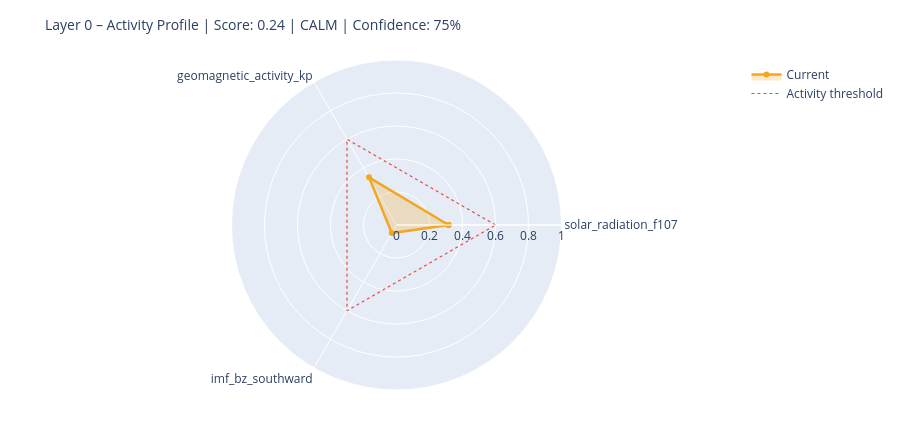

The cell this chart's notebook holds for it:
### Markdown cell above
---
## 6. State Assessment & Handoff to Layer 1

### Code cell
# ============================================================
# STEP 1 – Collect raw values with source modes
# Mode: 'primary' | 'fallback_3h' | 'last_valid' | 'missing'
# ============================================================

def safe_last(df, col):
    if df is None or col not in df.columns: return None
    s = df[col].dropna()
    return float(s.iloc[-1]) if not s.empty else None

f107_now = safe_last(df_f107, 'f10.7')
bz_now   = safe_last(df_mag,  'bz_gsm')
kp_now   = safe_last(df_kp,   'kp')
sw_now   = safe_last(df_sw,   'speed')

source_modes = {
    'F10.7':    'primary'  if f107_now is not None else 'missing',
    'Kp':       'primary'  if kp_now   is not None else 'missing',
    'IMF_Bz':   'primary'  if bz_now   is not None else 'missing',
    'SW_speed': 'primary'  if sw_now   is not None else 'missing',
}

# Kp Fallback – 3h endpoint
if kp_now is None:
    try:
        r = requests.get(
            'https://services.swpc.noaa.gov/json/noaa-planetary-k-index.json',
            timeout=10)
        r.raise_for_status()
        fb = pd.DataFrame(r.json())
        tc = next((c for c in fb.columns if 'time' in c.lower()), fb.columns[0])
        kc = next((c for c in fb.columns if 'kp' in c.lower() and c != tc), None)
        if kc:
            fb[kc] = fb[kc].astype(str).str.extract(r'([0-9]+(?:\.[0-9]*)?)')[0]
            fb[kc] = pd.to_numeric(fb[kc], errors='coerce')
            fb = fb[fb[kc] >= 0].dropna(subset=[kc])
            if not fb.empty:
                kp_now = float(fb[kc].iloc[-1])
                source_modes['Kp'] = 'fallback_3h'
                print(f'  Kp fallback (3h): {kp_now:.1f}')
    except Exception as e:
        print(f'  Kp fallback failed: {e}')

# Solar Wind Fallback – last valid value
if sw_now is None and df_sw is not None and 'speed' in df_sw.columns:
    s = df_sw['speed'].dropna()
    if not s.empty:
        sw_now = float(s.iloc[-1])
        source_modes['SW_speed'] = 'last_valid'
        print(f'  SW fallback (last_valid): {sw_now:.0f} km/s')

print()
print('Source modes:', source_modes)

# ============================================================
# STEP 2 – Score from available components only
# ============================================================

def norm(v, lo, hi):
    if v is None: return None
    return max(0.0, min(1.0, (v - lo) / (hi - lo)))

COMPONENTS = {
    'solar_radiation_f107':    (f107_now, norm(f107_now, 60, 250)),
    'geomagnetic_activity_kp': (kp_now,   norm(kp_now,   0,   9)),
    'imf_bz_southward':        (bz_now,   norm(-(bz_now or 0) if bz_now else None, -5, 30)
                                           if bz_now is not None else None),
    'solar_wind_speed':        (sw_now,   norm(sw_now, 300, 800)),
}

available   = {k: v[1] for k, v in COMPONENTS.items() if v[1] is not None}
unavailable = [k for k, v in COMPONENTS.items() if v[1] is None]

layer0_score = round(sum(available.values()) / len(available), 4) if available else None
confidence   = round(len(available) / len(COMPONENTS), 2)

level = ('unknown'  if layer0_score is None
         else 'calm'     if layer0_score < 0.3
         else 'moderate' if layer0_score < 0.6
         else 'active')

# ============================================================
# STEP 3 – Dominant Driver
# ============================================================

def dominant_driver(kp, f107, bz, sw):
    candidates = []
    if kp   is not None and kp   >= 4:   candidates.append(('geomagnetic',    kp / 9))
    if sw   is not None and sw   >= 500:  candidates.append(('solar_wind',     sw / 800))
    if bz   is not None and bz   <= -5:   candidates.append(('imf_southward',  abs(bz) / 30))
    if f107 is not None and f107 >= 150:  candidates.append(('solar_radiation',f107 / 250))
    return max(candidates, key=lambda x: x[1])[0] if candidates else 'none'

driver = dominant_driver(kp_now, f107_now, bz_now, sw_now)

# ============================================================
# STEP 4 – Downstream expectations
# ============================================================

def downstream_expectation(driver, score, kp, bz, f107):
    exp = {
        'magnetosphere':        'calm',
        'ionosphere':           'calm',
        'schumann_resonance':   'unchanged',
        'lithosphere_currents': 'low',
    }
    if driver == 'geomagnetic' or (kp and kp >= 5):
        exp['magnetosphere']        = 'compressed / storm'
        exp['ionosphere']           = 'elevated disturbance (TEC variability)'
        exp['schumann_resonance']   = 'elevated amplitude possible'
        exp['lithosphere_currents'] = 'elevated induction currents'
    elif driver == 'imf_southward' or (bz and bz <= -5):
        exp['magnetosphere']        = 'energy coupling active'
        exp['ionosphere']           = 'elevated electron density possible'
        exp['schumann_resonance']   = 'slight modulation possible'
    elif driver == 'solar_radiation' or (f107 and f107 >= 150):
        exp['ionosphere']           = 'elevated ionization (F-layer)'
        exp['schumann_resonance']   = 'slightly elevated background activity'
    return exp

downstream = downstream_expectation(driver, layer0_score, kp_now, bz_now, f107_now)

# ============================================================
# CONSOLE OUTPUT
# ============================================================

W = 58
print('=' * W)
print('LAYER 0 – STATE ASSESSMENT')
print('=' * W)
for name, (raw_v, score_v) in COMPONENTS.items():
    if score_v is not None:
        bar = '█' * int(score_v * 20) + '░' * (20 - int(score_v * 20))
        print(f'  {name:<35}  {bar}  {score_v:.2f}')
    else:
        print(f'  {name:<35}  {"─" * 20}  n/a')
print('-' * W)
print(f'  Score ({len(available)}/{len(COMPONENTS)} components):  {layer0_score:.3f}')
print(f'  Confidence:         {confidence:.0%}')
print(f'  Level:              {level.upper()}')
print(f'  Dominant Driver:    {driver}')

# Radar chart
cats = list(available.keys())
vals = list(available.values())
if len(cats) >= 3:
    fig = go.Figure()
    fig.add_trace(go.Scatterpolar(
        r=vals + [vals[0]], theta=cats + [cats[0]],
        fill='toself', fillcolor='rgba(242,166,35,0.25)',
        line=dict(color='#F2A623', width=2.5), name='Current'
    ))
    fig.add_trace(go.Scatterpolar(
        r=[0.6] * (len(cats) + 1), theta=cats + [cats[0]],
        line=dict(color='#E24B4A', dash='dot', width=1.2),
        mode='lines', name='Activity threshold'
    ))
    fig.update_layout(
        title=dict(text=f'Layer 0 – Activity Profile | Score: {layer0_score:.2f} | {level.upper()} | Confidence: {confidence:.0%}',
                   font=dict(size=14)),
        polar=dict(radialaxis=dict(visible=True, range=[0, 1])),
        height=430, showlegend=True,
        margin=dict(l=60, r=60, t=60, b=40)
    )
    fig.show()

### Figure 1 — Plotly figure (JSON) as saved in the notebook; plotly's stock layout.template omitted (floating-point values rounded to 4 significant figures)
{"data": [{"fill": "toself", "fillcolor": "rgba(242,166,35,0.25)", "line": {"color": "#F2A623", "width": 2.5}, "name": "Current", "r": [0.3158, 0.3333, 0.05657, 0.3158], "theta": ["solar_radiation_f107", "geomagnetic_activity_kp", "imf_bz_southward", "solar_radiation_f107"], "type": "scatterpolar"}, {"line": {"color": "#E24B4A", "dash": "dot", "width": 1.2}, "mode": "lines", "name": "Activity threshold", "r": [0.6, 0.6, 0.6, 0.6], "theta": ["solar_radiation_f107", "geomagnetic_activity_kp", "imf_bz_southward", "solar_radiation_f107"], "type": "scatterpolar"}], "layout": {"height": 430, "margin": {"b": 40, "l": 60, "r": 60, "t": 60}, "polar": {"radialaxis": {"range": [0, 1], "visible": true}}, "showlegend": true, "title": {"font": {"size": 14}, "text": "Layer 0 – Activity Profile | Score: 0.24 | CALM | Confidence: 75%"}}}
